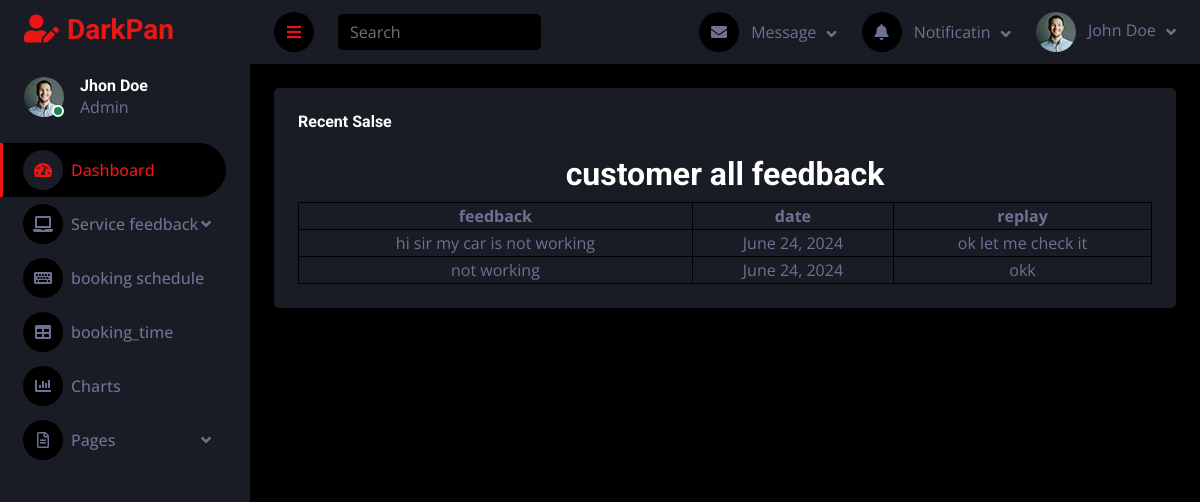
The page /feedback_views (signed in) on the database its author committed.
### car_app/models.py (models this page shows, shortened)
class Feedback(models.Model):
    user = models.ForeignKey(Customer_data,on_delete=models.DO_NOTHING)
    text_me = models.TextField()
    date = models.DateField(auto_now_add=True)
    replay = models.TextField(null=True,blank=True)

### car_app/views_customer.py (the view)
# urls.py: path('feedback_views',views_customer.feedback_view,name='feedback_views'),
def feedback_view(request):
    feedback_user = request.user
    fdb = Customer_data.objects.get(user=feedback_user)
    feed_view = Feedback.objects.filter(user=fdb)
    return render(request,'customer_page/feedback_views.html',{'feed_view':feed_view})

### templates/customer_page/feedback_views.html (shortened to what this page needs)
{% extends "customer_page/customer.html" %}
{% block feedback %}
<body>
<h2>customer all feedback</h2>
<table style="width:100%">
  <tr>
    <th>feedback</th>
    <th>date</th>
    <th>replay</th>
  </tr>
  {% for f_views in feed_view %}
  <tr>
    <td>{{f_views.text_me}}</td>
    <td>{{f_views.date}}</td>
    <td>{% if f_views.replay == None %}
        <a href="#">No replay</a>
        {% else %}
        {{f_views.replay}}
        {% endif %}
    </td>
  </tr>
  {% endfor %}
</table>
{% endblock feedback %}

### static/s_temp/css/style_d.css (style rules this page uses)
:root { --primary: #EB1616; --secondary: #191C24; --light: #6C7293; --dark: #000000; }

### templates/customer_page/feedback_views.html (style rules this page uses)
table, th, td { border:1px solid black; }

### rows shown on the page
Feedback: text_me "hi sir my car is not working", date "June 24, 2024", replay "ok let me check it"
Feedback: text_me "not working", date "June 24, 2024", replay "okk"
